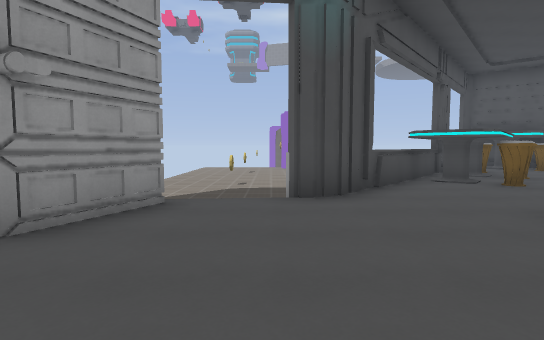
view 1 (above)

13 first-person views from a walk through a Godot game level. The camera is 1.5 m above the floor, tilts 4° down and sees 80° across. The floor is counted in squares, 2 m on a side. Each view is taken from the middle of a square. On the plan, view 1 faces up. The plan holds only what a view shows up to about 11 squares ahead; the rest is blank. The place goes on beyond the plan. Characters and animated objects are left out. Surface patterns are stand-ins for the level's own textures.

view 2
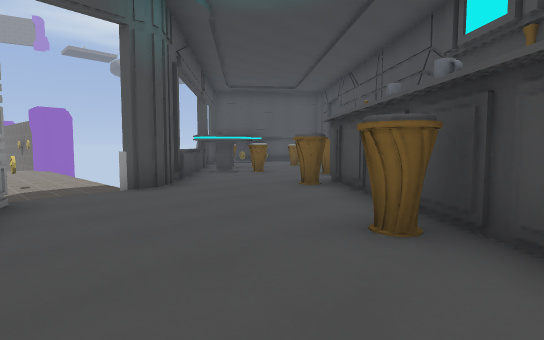

view 3
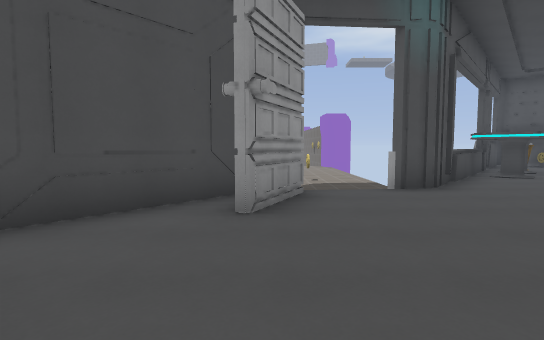

view 4
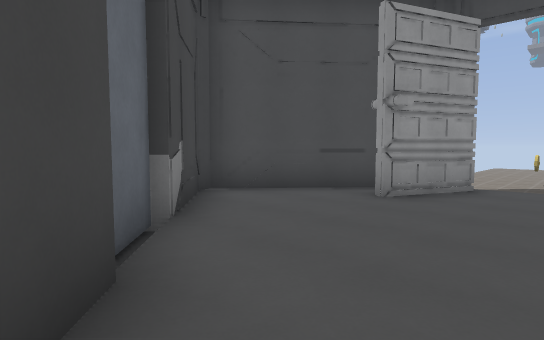

view 5
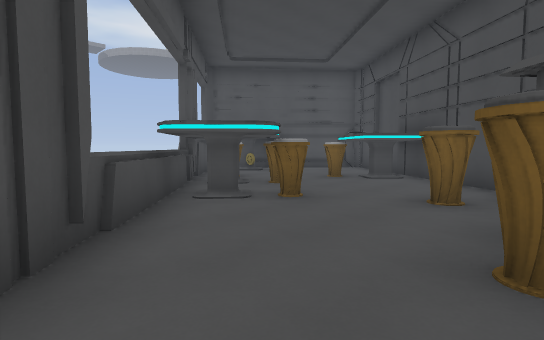

view 6
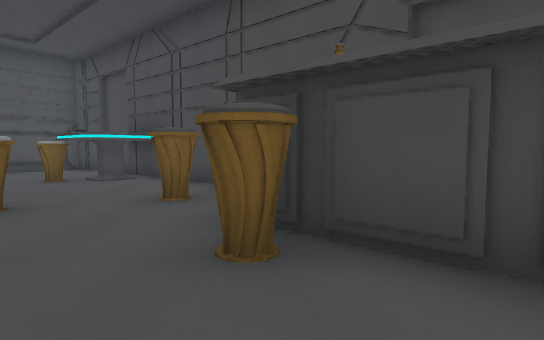

view 7
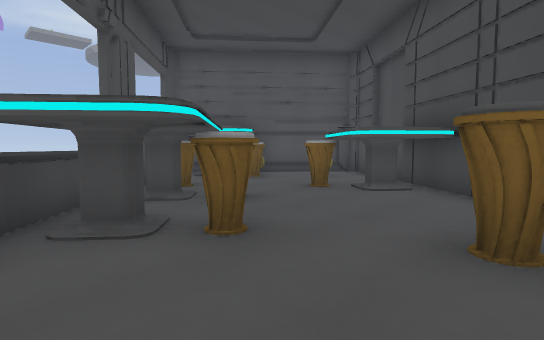

view 8
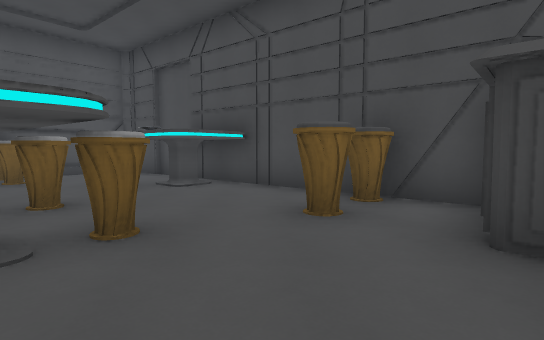

view 9
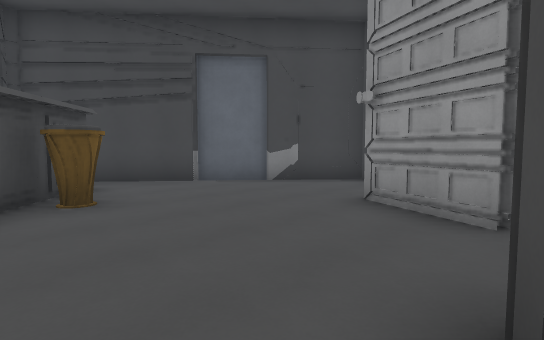

view 10
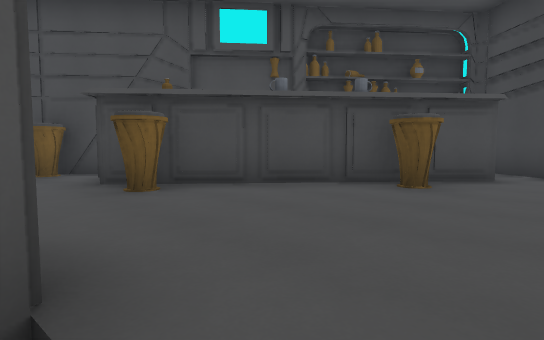

view 11
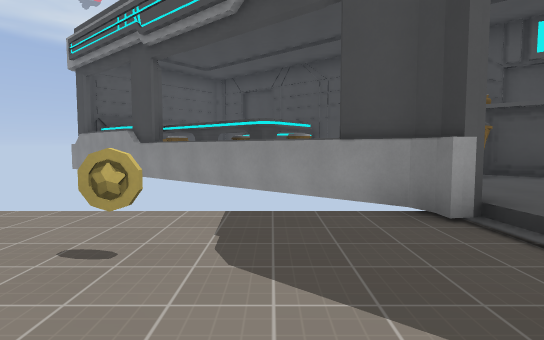

view 12
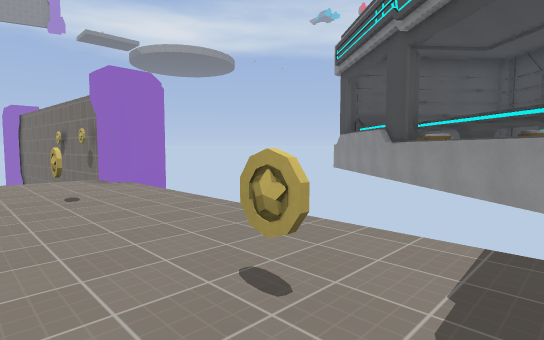

view 13
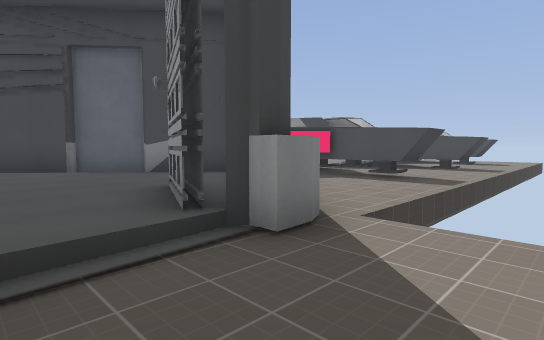

### Floor plan
Key: @ floor where view 1 was taken; # wall or solid block; . main floor; - floor 0.25 m lower than the main floor; / step, stairs or slope; ^ raised ledge; C coin; O other object.
Columns run from 13 left of view 1 to 12 right of it. Each row starts with its distance up from view 1.
 16               #
 15             --#
 14             --#
 13            ---
 12            -C-     ###
 11           ----    ##.#####
 10           ----    ##.....#
  9           ----   ##....O.#
  8           --C-  ^###.#..##
  7           ---- ^.#....###
  6           ----##..#....#
  5 -----------#//#.......##
  4 ##---#----##.......####
  3  #---#---###....#####
  2     -#- ##......##
  1     # # ##......#
  0          #...@###
 -1          ##...#
 -2           ###.#
 -3             ###

Positions as (right, up) in squares from view 1, and headings:
1: (0, 0), facing up
2: (-2, -1), facing up-right
3: (-2, -1), facing up
4: (0, -2), facing up-left
5: (1, 3), facing up-right
6: (1, 3), facing right
7: (3, 4), facing up-right
8: (2, 5), facing right
9: (2, 5), facing down-left
10: (-1, 5), facing down-right
11: (-3, 7), facing right
12: (-2, 7), facing up-right
13: (0, 7), facing down-left
